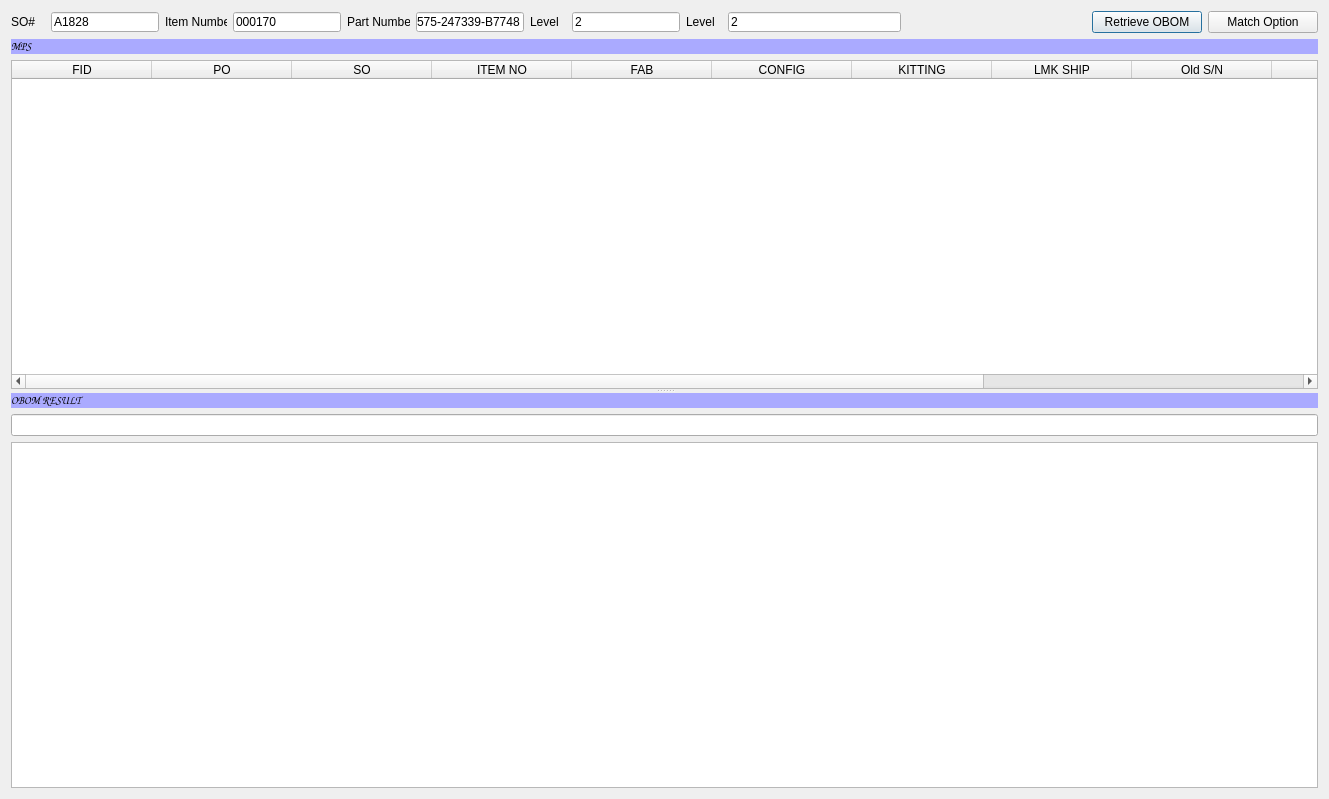
<?xml version="1.0" encoding="UTF-8"?>
<ui version="4.0">
 <class>Dialog</class>
 <widget class="QDialog" name="Dialog">
  <property name="geometry">
   <rect>
    <x>0</x>
    <y>0</y>
    <width>1329</width>
    <height>799</height>
   </rect>
  </property>
  <property name="windowTitle">
   <string>Dialog</string>
  </property>
  <layout class="QVBoxLayout" name="verticalLayout_3">
   <item>
    <layout class="QHBoxLayout" name="horizontalLayout_8">
     <item>
      <layout class="QHBoxLayout" name="horizontalLayout_6">
       <item>
        <layout class="QHBoxLayout" name="horizontalLayout_2">
         <item>
          <widget class="QLabel" name="lbl">
           <property name="maximumSize">
            <size>
             <width>61</width>
             <height>20</height>
            </size>
           </property>
           <property name="text">
            <string>SO#   </string>
           </property>
          </widget>
         </item>
         <item>
          <widget class="QLineEdit" name="edit_so">
           <property name="maximumSize">
            <size>
             <width>173</width>
             <height>20</height>
            </size>
           </property>
           <property name="inputMask">
            <string>HHHHH</string>
           </property>
           <property name="text">
            <string>A1828</string>
           </property>
          </widget>
         </item>
        </layout>
       </item>
       <item>
        <layout class="QHBoxLayout" name="horizontalLayout_3">
         <item>
          <widget class="QLabel" name="label_2">
           <property name="maximumSize">
            <size>
             <width>62</width>
             <height>20</height>
            </size>
           </property>
           <property name="text">
            <string>Item Number</string>
           </property>
          </widget>
         </item>
         <item>
          <widget class="QLineEdit" name="edit_item_no">
           <property name="maximumSize">
            <size>
             <width>173</width>
             <height>20</height>
            </size>
           </property>
           <property name="inputMask">
            <string>000000</string>
           </property>
           <property name="text">
            <string>000170</string>
           </property>
          </widget>
         </item>
        </layout>
       </item>
       <item>
        <layout class="QHBoxLayout" name="horizontalLayout_4">
         <item>
          <widget class="QLabel" name="label_3">
           <property name="maximumSize">
            <size>
             <width>63</width>
             <height>20</height>
            </size>
           </property>
           <property name="text">
            <string>Part Number </string>
           </property>
          </widget>
         </item>
         <item>
          <widget class="QLineEdit" name="edit_pn">
           <property name="maximumSize">
            <size>
             <width>173</width>
             <height>20</height>
            </size>
           </property>
           <property name="inputMask">
            <string/>
           </property>
           <property name="text">
            <string>575-247339-B7748</string>
           </property>
          </widget>
         </item>
        </layout>
       </item>
       <item>
        <layout class="QHBoxLayout" name="horizontalLayout">
         <item>
          <widget class="QLabel" name="label_4">
           <property name="maximumSize">
            <size>
             <width>64</width>
             <height>20</height>
            </size>
           </property>
           <property name="text">
            <string>Level  </string>
           </property>
          </widget>
         </item>
         <item>
          <widget class="QLineEdit" name="edit_level">
           <property name="maximumSize">
            <size>
             <width>173</width>
             <height>20</height>
            </size>
           </property>
           <property name="text">
            <string>2</string>
           </property>
          </widget>
         </item>
        </layout>
       </item>
      </layout>
     </item>
     <item>
      <widget class="QLabel" name="label_5">
       <property name="maximumSize">
        <size>
         <width>64</width>
         <height>20</height>
        </size>
       </property>
       <property name="text">
        <string>Level  </string>
       </property>
      </widget>
     </item>
     <item>
      <widget class="QLineEdit" name="edit_level_2">
       <property name="maximumSize">
        <size>
         <width>173</width>
         <height>20</height>
        </size>
       </property>
       <property name="text">
        <string>2</string>
       </property>
      </widget>
     </item>
     <item>
      <spacer name="horizontalSpacer">
       <property name="orientation">
        <enum>Qt::Horizontal</enum>
       </property>
       <property name="sizeHint" stdset="0">
        <size>
         <width>40</width>
         <height>20</height>
        </size>
       </property>
      </spacer>
     </item>
     <item>
      <layout class="QHBoxLayout" name="horizontalLayout_7">
       <item>
        <widget class="QPushButton" name="btn_getdata">
         <property name="minimumSize">
          <size>
           <width>110</width>
           <height>0</height>
          </size>
         </property>
         <property name="text">
          <string>Retrieve OBOM</string>
         </property>
        </widget>
       </item>
       <item>
        <widget class="QPushButton" name="btn_signal">
         <property name="minimumSize">
          <size>
           <width>110</width>
           <height>0</height>
          </size>
         </property>
         <property name="text">
          <string>Match Option</string>
         </property>
        </widget>
       </item>
      </layout>
     </item>
    </layout>
   </item>
   <item>
    <widget class="QSplitter" name="splitter">
     <property name="orientation">
      <enum>Qt::Vertical</enum>
     </property>
     <widget class="QWidget" name="layoutWidget">
      <layout class="QVBoxLayout" name="verticalLayout">
       <item>
        <widget class="QLabel" name="label">
         <property name="palette">
          <palette>
           <active>
            <colorrole role="WindowText">
             <brush brushstyle="SolidPattern">
              <color alpha="255">
               <red>0</red>
               <green>0</green>
               <blue>0</blue>
              </color>
             </brush>
            </colorrole>
            <colorrole role="Button">
             <brush brushstyle="SolidPattern">
              <color alpha="255">
               <red>170</red>
               <green>170</green>
               <blue>255</blue>
              </color>
             </brush>
            </colorrole>
            <colorrole role="Light">
             <brush brushstyle="SolidPattern">
              <color alpha="255">
               <red>255</red>
               <green>255</green>
               <blue>255</blue>
              </color>
             </brush>
            </colorrole>
            <colorrole role="Midlight">
             <brush brushstyle="SolidPattern">
              <color alpha="255">
               <red>212</red>
               <green>212</green>
               <blue>255</blue>
              </color>
             </brush>
            </colorrole>
            <colorrole role="Dark">
             <brush brushstyle="SolidPattern">
              <color alpha="255">
               <red>85</red>
               <green>85</green>
               <blue>127</blue>
              </color>
             </brush>
            </colorrole>
            <colorrole role="Mid">
             <brush brushstyle="SolidPattern">
              <color alpha="255">
               <red>113</red>
               <green>113</green>
               <blue>170</blue>
              </color>
             </brush>
            </colorrole>
            <colorrole role="Text">
             <brush brushstyle="SolidPattern">
              <color alpha="255">
               <red>0</red>
               <green>0</green>
               <blue>0</blue>
              </color>
             </brush>
            </colorrole>
            <colorrole role="BrightText">
             <brush brushstyle="SolidPattern">
              <color alpha="255">
               <red>255</red>
               <green>255</green>
               <blue>255</blue>
              </color>
             </brush>
            </colorrole>
            <colorrole role="ButtonText">
             <brush brushstyle="SolidPattern">
              <color alpha="255">
               <red>0</red>
               <green>0</green>
               <blue>0</blue>
              </color>
             </brush>
            </colorrole>
            <colorrole role="Base">
             <brush brushstyle="SolidPattern">
              <color alpha="255">
               <red>255</red>
               <green>255</green>
               <blue>255</blue>
              </color>
             </brush>
            </colorrole>
            <colorrole role="Window">
             <brush brushstyle="SolidPattern">
              <color alpha="255">
               <red>170</red>
               <green>170</green>
               <blue>255</blue>
              </color>
             </brush>
            </colorrole>
            <colorrole role="Shadow">
             <brush brushstyle="SolidPattern">
              <color alpha="255">
               <red>0</red>
               <green>0</green>
               <blue>0</blue>
              </color>
             </brush>
            </colorrole>
            <colorrole role="AlternateBase">
             <brush brushstyle="SolidPattern">
              <color alpha="255">
               <red>212</red>
               <green>212</green>
               <blue>255</blue>
              </color>
             </brush>
            </colorrole>
            <colorrole role="ToolTipBase">
             <brush brushstyle="SolidPattern">
              <color alpha="255">
               <red>255</red>
               <green>255</green>
               <blue>220</blue>
              </color>
             </brush>
            </colorrole>
            <colorrole role="ToolTipText">
             <brush brushstyle="SolidPattern">
              <color alpha="255">
               <red>0</red>
               <green>0</green>
               <blue>0</blue>
              </color>
             </brush>
            </colorrole>
            <colorrole role="PlaceholderText">
             <brush brushstyle="NoBrush">
              <color alpha="128">
               <red>0</red>
               <green>0</green>
               <blue>0</blue>
              </color>
             </brush>
            </colorrole>
           </active>
           <inactive>
            <colorrole role="WindowText">
             <brush brushstyle="SolidPattern">
              <color alpha="255">
               <red>0</red>
               <green>0</green>
               <blue>0</blue>
              </color>
             </brush>
            </colorrole>
            <colorrole role="Button">
             <brush brushstyle="SolidPattern">
              <color alpha="255">
               <red>170</red>
               <green>170</green>
               <blue>255</blue>
              </color>
             </brush>
            </colorrole>
            <colorrole role="Light">
             <brush brushstyle="SolidPattern">
              <color alpha="255">
               <red>255</red>
               <green>255</green>
               <blue>255</blue>
              </color>
             </brush>
            </colorrole>
            <colorrole role="Midlight">
             <brush brushstyle="SolidPattern">
              <color alpha="255">
               <red>212</red>
               <green>212</green>
               <blue>255</blue>
              </color>
             </brush>
            </colorrole>
            <colorrole role="Dark">
             <brush brushstyle="SolidPattern">
              <color alpha="255">
               <red>85</red>
               <green>85</green>
               <blue>127</blue>
              </color>
             </brush>
            </colorrole>
            <colorrole role="Mid">
             <brush brushstyle="SolidPattern">
              <color alpha="255">
               <red>113</red>
               <green>113</green>
               <blue>170</blue>
              </color>
             </brush>
            </colorrole>
            <colorrole role="Text">
             <brush brushstyle="SolidPattern">
              <color alpha="255">
               <red>0</red>
               <green>0</green>
               <blue>0</blue>
              </color>
             </brush>
            </colorrole>
            <colorrole role="BrightText">
             <brush brushstyle="SolidPattern">
              <color alpha="255">
               <red>255</red>
               <green>255</green>
               <blue>255</blue>
              </color>
             </brush>
            </colorrole>
            <colorrole role="ButtonText">
             <brush brushstyle="SolidPattern">
              <color alpha="255">
               <red>0</red>
               <green>0</green>
               <blue>0</blue>
              </color>
             </brush>
            </colorrole>
            <colorrole role="Base">
             <brush brushstyle="SolidPattern">
              <color alpha="255">
               <red>255</red>
               <green>255</green>
               <blue>255</blue>
              </color>
             </brush>
            </colorrole>
            <colorrole role="Window">
             <brush brushstyle="SolidPattern">
              <color alpha="255">
               <red>170</red>
               <green>170</green>
               <blue>255</blue>
              </color>
             </brush>
            </colorrole>
            <colorrole role="Shadow">
             <brush brushstyle="SolidPattern">
              <color alpha="255">
               <red>0</red>
               <green>0</green>
               <blue>0</blue>
              </color>
             </brush>
            </colorrole>
            <colorrole role="AlternateBase">
             <brush brushstyle="SolidPattern">
              <color alpha="255">
               <red>212</red>
               <green>212</green>
               <blue>255</blue>
              </color>
             </brush>
            </colorrole>
            <colorrole role="ToolTipBase">
             <brush brushstyle="SolidPattern">
              <color alpha="255">
               <red>255</red>
               <green>255</green>
               <blue>220</blue>
              </color>
             </brush>
            </colorrole>
            <colorrole role="ToolTipText">
             <brush brushstyle="SolidPattern">
              <color alpha="255">
               <red>0</red>
               <green>0</green>
               <blue>0</blue>
              </color>
             </brush>
            </colorrole>
            <colorrole role="PlaceholderText">
             <brush brushstyle="NoBrush">
              <color alpha="128">
               <red>0</red>
               <green>0</green>
               <blue>0</blue>
              </color>
             </brush>
            </colorrole>
           </inactive>
           <disabled>
            <colorrole role="WindowText">
             <brush brushstyle="SolidPattern">
              <color alpha="255">
               <red>85</red>
               <green>85</green>
               <blue>127</blue>
              </color>
             </brush>
            </colorrole>
            <colorrole role="Button">
             <brush brushstyle="SolidPattern">
              <color alpha="255">
               <red>170</red>
               <green>170</green>
               <blue>255</blue>
              </color>
             </brush>
            </colorrole>
            <colorrole role="Light">
             <brush brushstyle="SolidPattern">
              <color alpha="255">
               <red>255</red>
               <green>255</green>
               <blue>255</blue>
              </color>
             </brush>
            </colorrole>
            <colorrole role="Midlight">
             <brush brushstyle="SolidPattern">
              <color alpha="255">
               <red>212</red>
               <green>212</green>
               <blue>255</blue>
              </color>
             </brush>
            </colorrole>
            <colorrole role="Dark">
             <brush brushstyle="SolidPattern">
              <color alpha="255">
               <red>85</red>
               <green>85</green>
               <blue>127</blue>
              </color>
             </brush>
            </colorrole>
            <colorrole role="Mid">
             <brush brushstyle="SolidPattern">
              <color alpha="255">
               <red>113</red>
               <green>113</green>
               <blue>170</blue>
              </color>
             </brush>
            </colorrole>
            <colorrole role="Text">
             <brush brushstyle="SolidPattern">
              <color alpha="255">
               <red>85</red>
               <green>85</green>
               <blue>127</blue>
              </color>
             </brush>
            </colorrole>
            <colorrole role="BrightText">
             <brush brushstyle="SolidPattern">
              <color alpha="255">
               <red>255</red>
               <green>255</green>
               <blue>255</blue>
              </color>
             </brush>
            </colorrole>
            <colorrole role="ButtonText">
             <brush brushstyle="SolidPattern">
              <color alpha="255">
               <red>85</red>
               <green>85</green>
               <blue>127</blue>
              </color>
             </brush>
            </colorrole>
            <colorrole role="Base">
             <brush brushstyle="SolidPattern">
              <color alpha="255">
               <red>170</red>
               <green>170</green>
               <blue>255</blue>
              </color>
             </brush>
            </colorrole>
            <colorrole role="Window">
             <brush brushstyle="SolidPattern">
              <color alpha="255">
               <red>170</red>
               <green>170</green>
               <blue>255</blue>
              </color>
             </brush>
            </colorrole>
            <colorrole role="Shadow">
             <brush brushstyle="SolidPattern">
              <color alpha="255">
               <red>0</red>
               <green>0</green>
               <blue>0</blue>
              </color>
             </brush>
            </colorrole>
            <colorrole role="AlternateBase">
             <brush brushstyle="SolidPattern">
              <color alpha="255">
               <red>170</red>
               <green>170</green>
               <blue>255</blue>
              </color>
             </brush>
            </colorrole>
            <colorrole role="ToolTipBase">
             <brush brushstyle="SolidPattern">
              <color alpha="255">
               <red>255</red>
               <green>255</green>
               <blue>220</blue>
              </color>
             </brush>
            </colorrole>
            <colorrole role="ToolTipText">
             <brush brushstyle="SolidPattern">
              <color alpha="255">
               <red>0</red>
               <green>0</green>
               <blue>0</blue>
              </color>
             </brush>
            </colorrole>
            <colorrole role="PlaceholderText">
             <brush brushstyle="NoBrush">
              <color alpha="128">
               <red>0</red>
               <green>0</green>
               <blue>0</blue>
              </color>
             </brush>
            </colorrole>
           </disabled>
          </palette>
         </property>
         <property name="font">
          <font>
           <family>Comic Sans MS</family>
           <pointsize>8</pointsize>
           <weight>75</weight>
           <italic>false</italic>
           <bold>true</bold>
          </font>
         </property>
         <property name="autoFillBackground">
          <bool>true</bool>
         </property>
         <property name="text">
          <string>MPS</string>
         </property>
        </widget>
       </item>
       <item>
        <widget class="QTableWidget" name="table_mps">
         <property name="columnCount">
          <number>12</number>
         </property>
         <attribute name="horizontalHeaderDefaultSectionSize">
          <number>140</number>
         </attribute>
         <column>
          <property name="text">
           <string>FID</string>
          </property>
         </column>
         <column>
          <property name="text">
           <string>PO</string>
          </property>
         </column>
         <column>
          <property name="text">
           <string>SO</string>
          </property>
         </column>
         <column>
          <property name="text">
           <string>ITEM NO</string>
          </property>
         </column>
         <column>
          <property name="text">
           <string>FAB</string>
          </property>
         </column>
         <column>
          <property name="text">
           <string>CONFIG</string>
          </property>
         </column>
         <column>
          <property name="text">
           <string>KITTING</string>
          </property>
         </column>
         <column>
          <property name="text">
           <string>LMK SHIP</string>
          </property>
         </column>
         <column>
          <property name="text">
           <string>Old S/N</string>
          </property>
         </column>
         <column>
          <property name="text">
           <string>New S/N</string>
          </property>
         </column>
         <column>
          <property name="text">
           <string>Tool CFG</string>
          </property>
         </column>
         <column>
          <property name="text">
           <string>ATAC CFG</string>
          </property>
         </column>
        </widget>
       </item>
      </layout>
     </widget>
     <widget class="QWidget" name="layoutWidget">
      <layout class="QVBoxLayout" name="verticalLayout_2">
       <item>
        <widget class="QLabel" name="label_6">
         <property name="palette">
          <palette>
           <active>
            <colorrole role="WindowText">
             <brush brushstyle="SolidPattern">
              <color alpha="255">
               <red>0</red>
               <green>0</green>
               <blue>0</blue>
              </color>
             </brush>
            </colorrole>
            <colorrole role="Button">
             <brush brushstyle="SolidPattern">
              <color alpha="255">
               <red>170</red>
               <green>170</green>
               <blue>255</blue>
              </color>
             </brush>
            </colorrole>
            <colorrole role="Light">
             <brush brushstyle="SolidPattern">
              <color alpha="255">
               <red>255</red>
               <green>255</green>
               <blue>255</blue>
              </color>
             </brush>
            </colorrole>
            <colorrole role="Midlight">
             <brush brushstyle="SolidPattern">
              <color alpha="255">
               <red>212</red>
               <green>212</green>
               <blue>255</blue>
              </color>
             </brush>
            </colorrole>
            <colorrole role="Dark">
             <brush brushstyle="SolidPattern">
              <color alpha="255">
               <red>85</red>
               <green>85</green>
               <blue>127</blue>
              </color>
             </brush>
            </colorrole>
            <colorrole role="Mid">
             <brush brushstyle="SolidPattern">
              <color alpha="255">
               <red>113</red>
               <green>113</green>
               <blue>170</blue>
              </color>
             </brush>
            </colorrole>
            <colorrole role="Text">
             <brush brushstyle="SolidPattern">
              <color alpha="255">
               <red>0</red>
               <green>0</green>
               <blue>0</blue>
              </color>
             </brush>
            </colorrole>
            <colorrole role="BrightText">
             <brush brushstyle="SolidPattern">
              <color alpha="255">
               <red>255</red>
               <green>255</green>
               <blue>255</blue>
              </color>
             </brush>
            </colorrole>
            <colorrole role="ButtonText">
             <brush brushstyle="SolidPattern">
              <color alpha="255">
               <red>0</red>
               <green>0</green>
               <blue>0</blue>
              </color>
             </brush>
            </colorrole>
            <colorrole role="Base">
             <brush brushstyle="SolidPattern">
              <color alpha="255">
               <red>255</red>
               <green>255</green>
               <blue>255</blue>
              </color>
             </brush>
            </colorrole>
            <colorrole role="Window">
             <brush brushstyle="SolidPattern">
              <color alpha="255">
               <red>170</red>
               <green>170</green>
               <blue>255</blue>
              </color>
             </brush>
            </colorrole>
            <colorrole role="Shadow">
             <brush brushstyle="SolidPattern">
              <color alpha="255">
               <red>0</red>
               <green>0</green>
               <blue>0</blue>
              </color>
             </brush>
            </colorrole>
            <colorrole role="AlternateBase">
             <brush brushstyle="SolidPattern">
              <color alpha="255">
               <red>212</red>
               <green>212</green>
               <blue>255</blue>
              </color>
             </brush>
            </colorrole>
            <colorrole role="ToolTipBase">
             <brush brushstyle="SolidPattern">
              <color alpha="255">
               <red>255</red>
               <green>255</green>
               <blue>220</blue>
              </color>
             </brush>
            </colorrole>
            <colorrole role="ToolTipText">
             <brush brushstyle="SolidPattern">
              <color alpha="255">
               <red>0</red>
               <green>0</green>
               <blue>0</blue>
              </color>
             </brush>
            </colorrole>
            <colorrole role="PlaceholderText">
             <brush brushstyle="NoBrush">
              <color alpha="128">
               <red>0</red>
               <green>0</green>
               <blue>0</blue>
              </color>
             </brush>
            </colorrole>
           </active>
           <inactive>
            <colorrole role="WindowText">
             <brush brushstyle="SolidPattern">
              <color alpha="255">
               <red>0</red>
               <green>0</green>
               <blue>0</blue>
              </color>
             </brush>
            </colorrole>
            <colorrole role="Button">
             <brush brushstyle="SolidPattern">
              <color alpha="255">
               <red>170</red>
               <green>170</green>
               <blue>255</blue>
              </color>
             </brush>
            </colorrole>
            <colorrole role="Light">
             <brush brushstyle="SolidPattern">
              <color alpha="255">
               <red>255</red>
               <green>255</green>
               <blue>255</blue>
              </color>
             </brush>
            </colorrole>
            <colorrole role="Midlight">
             <brush brushstyle="SolidPattern">
              <color alpha="255">
               <red>212</red>
               <green>212</green>
               <blue>255</blue>
              </color>
             </brush>
            </colorrole>
            <colorrole role="Dark">
             <brush brushstyle="SolidPattern">
              <color alpha="255">
               <red>85</red>
               <green>85</green>
               <blue>127</blue>
              </color>
             </brush>
            </colorrole>
            <colorrole role="Mid">
             <brush brushstyle="SolidPattern">
              <color alpha="255">
               <red>113</red>
               <green>113</green>
               <blue>170</blue>
              </color>
             </brush>
            </colorrole>
            <colorrole role="Text">
             <brush brushstyle="SolidPattern">
              <color alpha="255">
               <red>0</red>
               <green>0</green>
               <blue>0</blue>
              </color>
             </brush>
            </colorrole>
            <colorrole role="BrightText">
             <brush brushstyle="SolidPattern">
              <color alpha="255">
               <red>255</red>
               <green>255</green>
               <blue>255</blue>
              </color>
             </brush>
            </colorrole>
            <colorrole role="ButtonText">
             <brush brushstyle="SolidPattern">
              <color alpha="255">
               <red>0</red>
               <green>0</green>
               <blue>0</blue>
              </color>
             </brush>
            </colorrole>
            <colorrole role="Base">
             <brush brushstyle="SolidPattern">
              <color alpha="255">
               <red>255</red>
               <green>255</green>
               <blue>255</blue>
              </color>
             </brush>
            </colorrole>
            <colorrole role="Window">
             <brush brushstyle="SolidPattern">
              <color alpha="255">
               <red>170</red>
               <green>170</green>
               <blue>255</blue>
              </color>
             </brush>
            </colorrole>
            <colorrole role="Shadow">
             <brush brushstyle="SolidPattern">
              <color alpha="255">
               <red>0</red>
               <green>0</green>
               <blue>0</blue>
              </color>
             </brush>
            </colorrole>
            <colorrole role="AlternateBase">
             <brush brushstyle="SolidPattern">
              <color alpha="255">
               <red>212</red>
               <green>212</green>
               <blue>255</blue>
              </color>
             </brush>
            </colorrole>
            <colorrole role="ToolTipBase">
             <brush brushstyle="SolidPattern">
              <color alpha="255">
               <red>255</red>
               <green>255</green>
               <blue>220</blue>
              </color>
             </brush>
            </colorrole>
            <colorrole role="ToolTipText">
             <brush brushstyle="SolidPattern">
              <color alpha="255">
               <red>0</red>
               <green>0</green>
               <blue>0</blue>
              </color>
             </brush>
            </colorrole>
            <colorrole role="PlaceholderText">
             <brush brushstyle="NoBrush">
              <color alpha="128">
               <red>0</red>
               <green>0</green>
               <blue>0</blue>
              </color>
             </brush>
            </colorrole>
           </inactive>
           <disabled>
            <colorrole role="WindowText">
             <brush brushstyle="SolidPattern">
              <color alpha="255">
               <red>85</red>
               <green>85</green>
               <blue>127</blue>
              </color>
             </brush>
            </colorrole>
            <colorrole role="Button">
             <brush brushstyle="SolidPattern">
              <color alpha="255">
               <red>170</red>
               <green>170</green>
               <blue>255</blue>
              </color>
             </brush>
            </colorrole>
            <colorrole role="Light">
             <brush brushstyle="SolidPattern">
              <color alpha="255">
               <red>255</red>
               <green>255</green>
               <blue>255</blue>
              </color>
             </brush>
            </colorrole>
            <colorrole role="Midlight">
             <brush brushstyle="SolidPattern">
              <color alpha="255">
               <red>212</red>
               <green>212</green>
               <blue>255</blue>
              </color>
             </brush>
            </colorrole>
            <colorrole role="Dark">
             <brush brushstyle="SolidPattern">
              <color alpha="255">
               <red>85</red>
               <green>85</green>
               <blue>127</blue>
              </color>
             </brush>
            </colorrole>
            <colorrole role="Mid">
             <brush brushstyle="SolidPattern">
              <color alpha="255">
               <red>113</red>
               <green>113</green>
               <blue>170</blue>
              </color>
             </brush>
            </colorrole>
            <colorrole role="Text">
             <brush brushstyle="SolidPattern">
              <color alpha="255">
               <red>85</red>
               <green>85</green>
               <blue>127</blue>
              </color>
             </brush>
            </colorrole>
            <colorrole role="BrightText">
             <brush brushstyle="SolidPattern">
              <color alpha="255">
               <red>255</red>
               <green>255</green>
               <blue>255</blue>
              </color>
             </brush>
            </colorrole>
            <colorrole role="ButtonText">
             <brush brushstyle="SolidPattern">
              <color alpha="255">
               <red>85</red>
               <green>85</green>
               <blue>127</blue>
              </color>
             </brush>
            </colorrole>
            <colorrole role="Base">
             <brush brushstyle="SolidPattern">
              <color alpha="255">
               <red>170</red>
               <green>170</green>
               <blue>255</blue>
              </color>
             </brush>
            </colorrole>
            <colorrole role="Window">
             <brush brushstyle="SolidPattern">
              <color alpha="255">
               <red>170</red>
               <green>170</green>
               <blue>255</blue>
              </color>
             </brush>
            </colorrole>
            <colorrole role="Shadow">
             <brush brushstyle="SolidPattern">
              <color alpha="255">
               <red>0</red>
               <green>0</green>
               <blue>0</blue>
              </color>
             </brush>
            </colorrole>
            <colorrole role="AlternateBase">
             <brush brushstyle="SolidPattern">
              <color alpha="255">
               <red>170</red>
               <green>170</green>
               <blue>255</blue>
              </color>
             </brush>
            </colorrole>
            <colorrole role="ToolTipBase">
             <brush brushstyle="SolidPattern">
              <color alpha="255">
               <red>255</red>
               <green>255</green>
               <blue>220</blue>
              </color>
             </brush>
            </colorrole>
            <colorrole role="ToolTipText">
             <brush brushstyle="SolidPattern">
              <color alpha="255">
               <red>0</red>
               <green>0</green>
               <blue>0</blue>
              </color>
             </brush>
            </colorrole>
            <colorrole role="PlaceholderText">
             <brush brushstyle="NoBrush">
              <color alpha="128">
               <red>0</red>
               <green>0</green>
               <blue>0</blue>
              </color>
             </brush>
            </colorrole>
           </disabled>
          </palette>
         </property>
         <property name="font">
          <font>
           <family>Comic Sans MS</family>
           <pointsize>8</pointsize>
           <weight>75</weight>
           <italic>false</italic>
           <bold>true</bold>
          </font>
         </property>
         <property name="autoFillBackground">
          <bool>true</bool>
         </property>
         <property name="text">
          <string>OBOM RESULT</string>
         </property>
        </widget>
       </item>
       <item>
        <widget class="QLineEdit" name="lineEdit"/>
       </item>
       <item>
        <widget class="QTableView" name="tableView"/>
       </item>
      </layout>
     </widget>
    </widget>
   </item>
  </layout>
 </widget>
 <resources/>
 <connections/>
</ui>
